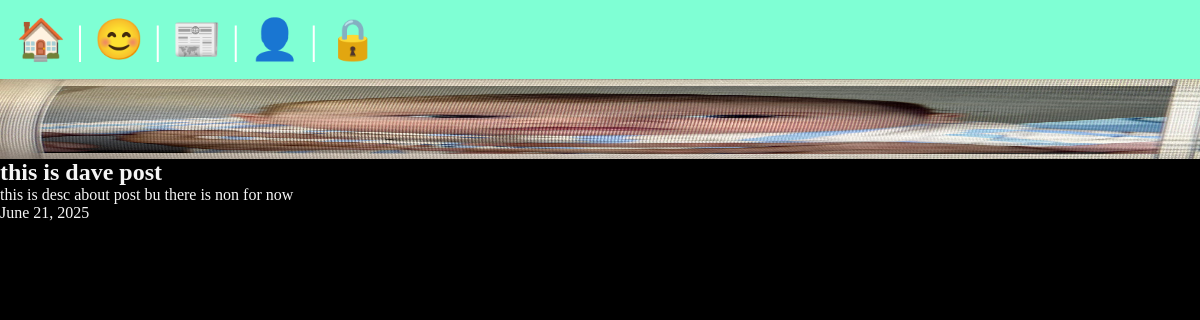
The page /posts/dave-first-post on the database its author committed.
### posts/models.py (models this page shows, shortened)
class Post(models.Model):
    title = models.CharField(max_length=75)
    body = models.TextField()
    slug = models.SlugField()
    date = models.DateField(auto_now_add=True)
    banner = models.ImageField(default='fallback.png', blank=True)
    author = models.ForeignKey(User, on_delete=models.CASCADE, default=None)

### posts/views.py (the view)
# urls.py: path('<slug:slug>', views.post_page, name="page"),
def post_page(request, slug):
    post = Post.objects.get(slug=slug)
    return render(request, 'posts/post_page.html', {'post': post})

### posts/templates/posts/post_page.html (shortened to what this page needs)
{% extends "layout.html" %}
{% block content %}
<section>
        <img class="banner" src="{{post.banner.url}}" alt="{{post.title}}">
        <h1>{{post.title}}</h1>
        <p>{{post.body}}</p>
        <p>{{post.date}}</p>
</section>
{% endblock  %}

### static/css/style.css (style rules this page uses)
* { margin: 0; padding: 0; box-sizing: border-box; }
body { min-height: 100vh; display: flex; flex-flow: column; font-size: 1rem; background-color: black; color: whitesmoke; }
h1, p { text-align: left; }
.banner { display: block; width: 100%; height: 80px; }

### rows shown on the page
Post: banner (picture), title "this is dave post", body "this is desc about post bu there is non for now", date "June 21, 2025"
